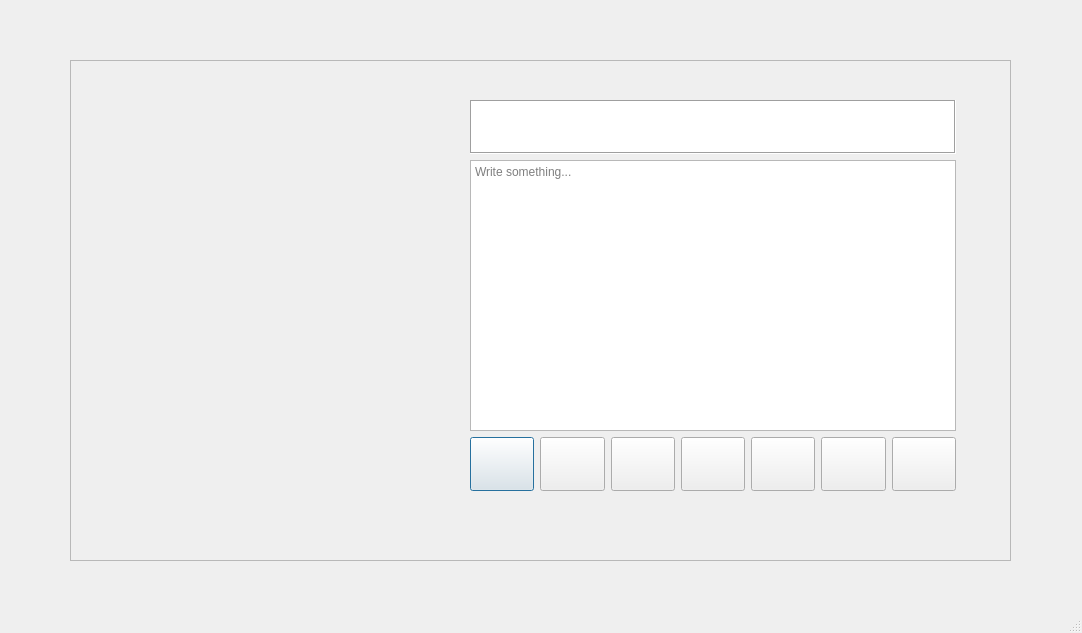
<?xml version="1.0" encoding="UTF-8"?>
<ui version="4.0">
 <class>MainWindow</class>
 <widget class="QMainWindow" name="MainWindow">
  <property name="geometry">
   <rect>
    <x>0</x>
    <y>0</y>
    <width>1082</width>
    <height>633</height>
   </rect>
  </property>
  <property name="windowTitle">
   <string>MainWindow</string>
  </property>
  <property name="dockNestingEnabled">
   <bool>true</bool>
  </property>
  <widget class="QWidget" name="centralwidget">
   <widget class="QFrame" name="frame">
    <property name="geometry">
     <rect>
      <x>70</x>
      <y>60</y>
      <width>941</width>
      <height>501</height>
     </rect>
    </property>
    <property name="frameShape">
     <enum>QFrame::StyledPanel</enum>
    </property>
    <property name="frameShadow">
     <enum>QFrame::Raised</enum>
    </property>
    <property name="lineWidth">
     <number>2</number>
    </property>
    <property name="midLineWidth">
     <number>1</number>
    </property>
    <widget class="QWidget" name="verticalLayoutWidget">
     <property name="geometry">
      <rect>
       <x>10</x>
       <y>40</y>
       <width>371</width>
       <height>391</height>
      </rect>
     </property>
     <layout class="QVBoxLayout" name="verticalLayout">
      <property name="spacing">
       <number>15</number>
      </property>
      <property name="leftMargin">
       <number>10</number>
      </property>
      <property name="topMargin">
       <number>10</number>
      </property>
      <property name="rightMargin">
       <number>10</number>
      </property>
      <property name="bottomMargin">
       <number>10</number>
      </property>
     </layout>
    </widget>
    <widget class="QWidget" name="verticalLayoutWidget_2">
     <property name="geometry">
      <rect>
       <x>400</x>
       <y>40</y>
       <width>486</width>
       <height>391</height>
      </rect>
     </property>
     <layout class="QVBoxLayout" name="verticalLayout_2" stretch="1,5,1">
      <item>
       <widget class="QPlainTextEdit" name="plainTextEdit">
        <property name="sizePolicy">
         <sizepolicy hsizetype="Minimum" vsizetype="Minimum">
          <horstretch>50</horstretch>
          <verstretch>5</verstretch>
         </sizepolicy>
        </property>
        <property name="minimumSize">
         <size>
          <width>0</width>
          <height>50</height>
         </size>
        </property>
        <property name="frameShape">
         <enum>QFrame::Box</enum>
        </property>
        <property name="verticalScrollBarPolicy">
         <enum>Qt::ScrollBarAlwaysOff</enum>
        </property>
        <property name="horizontalScrollBarPolicy">
         <enum>Qt::ScrollBarAlwaysOff</enum>
        </property>
        <property name="lineWrapMode">
         <enum>QPlainTextEdit::NoWrap</enum>
        </property>
        <property name="plainText">
         <string/>
        </property>
        <property name="placeholderText">
         <string>Title</string>
        </property>
       </widget>
      </item>
      <item>
       <widget class="QTextEdit" name="textEdit">
        <property name="verticalScrollBarPolicy">
         <enum>Qt::ScrollBarAsNeeded</enum>
        </property>
        <property name="horizontalScrollBarPolicy">
         <enum>Qt::ScrollBarAlwaysOff</enum>
        </property>
        <property name="placeholderText">
         <string>Write something...</string>
        </property>
       </widget>
      </item>
      <item>
       <layout class="QHBoxLayout" name="horizontalLayout" stretch="0,0,0,0,0,0,0">
        <property name="topMargin">
         <number>0</number>
        </property>
        <item>
         <widget class="QPushButton" name="pushButton_11">
          <property name="sizePolicy">
           <sizepolicy hsizetype="Minimum" vsizetype="Expanding">
            <horstretch>0</horstretch>
            <verstretch>0</verstretch>
           </sizepolicy>
          </property>
          <property name="text">
           <string/>
          </property>
          <property name="icon">
           <iconset resource="Resource.qrc">
            <normaloff>:/images/Vector.png</normaloff>:/images/Vector.png</iconset>
          </property>
          <property name="default">
           <bool>true</bool>
          </property>
         </widget>
        </item>
        <item>
         <widget class="QPushButton" name="pushButton_10">
          <property name="sizePolicy">
           <sizepolicy hsizetype="Minimum" vsizetype="Expanding">
            <horstretch>0</horstretch>
            <verstretch>0</verstretch>
           </sizepolicy>
          </property>
          <property name="text">
           <string/>
          </property>
          <property name="icon">
           <iconset>
            <normalon>:/images/Vector (1).png</normalon>
           </iconset>
          </property>
          <property name="flat">
           <bool>false</bool>
          </property>
         </widget>
        </item>
        <item>
         <widget class="QPushButton" name="pushButton_17">
          <property name="sizePolicy">
           <sizepolicy hsizetype="Minimum" vsizetype="Expanding">
            <horstretch>0</horstretch>
            <verstretch>0</verstretch>
           </sizepolicy>
          </property>
          <property name="text">
           <string/>
          </property>
          <property name="icon">
           <iconset>
            <normalon>:/images/Vector (2).png</normalon>
           </iconset>
          </property>
          <property name="flat">
           <bool>false</bool>
          </property>
         </widget>
        </item>
        <item>
         <widget class="QPushButton" name="pushButton_15">
          <property name="sizePolicy">
           <sizepolicy hsizetype="Minimum" vsizetype="Expanding">
            <horstretch>0</horstretch>
            <verstretch>0</verstretch>
           </sizepolicy>
          </property>
          <property name="text">
           <string/>
          </property>
          <property name="icon">
           <iconset>
            <normalon>:/images/Vector (3).png</normalon>
           </iconset>
          </property>
          <property name="flat">
           <bool>false</bool>
          </property>
         </widget>
        </item>
        <item>
         <widget class="QPushButton" name="pushButton_16">
          <property name="sizePolicy">
           <sizepolicy hsizetype="Minimum" vsizetype="Expanding">
            <horstretch>0</horstretch>
            <verstretch>0</verstretch>
           </sizepolicy>
          </property>
          <property name="text">
           <string/>
          </property>
          <property name="icon">
           <iconset>
            <normalon>:/images/Vector (4).png</normalon>
           </iconset>
          </property>
          <property name="flat">
           <bool>false</bool>
          </property>
         </widget>
        </item>
        <item>
         <widget class="QPushButton" name="pushButton_12">
          <property name="sizePolicy">
           <sizepolicy hsizetype="Minimum" vsizetype="Expanding">
            <horstretch>0</horstretch>
            <verstretch>0</verstretch>
           </sizepolicy>
          </property>
          <property name="text">
           <string/>
          </property>
          <property name="icon">
           <iconset>
            <normalon>:/images/Vector (5).png</normalon>
           </iconset>
          </property>
          <property name="flat">
           <bool>false</bool>
          </property>
         </widget>
        </item>
        <item>
         <widget class="QPushButton" name="pushButton_13">
          <property name="sizePolicy">
           <sizepolicy hsizetype="Minimum" vsizetype="Expanding">
            <horstretch>0</horstretch>
            <verstretch>0</verstretch>
           </sizepolicy>
          </property>
          <property name="styleSheet">
           <string notr="true">color: rgb(255, 0, 127);
font: 9pt &quot;Segoe UI&quot;;</string>
          </property>
          <property name="text">
           <string/>
          </property>
          <property name="icon">
           <iconset>
            <normalon>:/images/Vector (6).png</normalon>
            <activeon>../../Downloads/Vector.png</activeon>
           </iconset>
          </property>
          <property name="checkable">
           <bool>true</bool>
          </property>
          <property name="autoRepeat">
           <bool>false</bool>
          </property>
          <property name="flat">
           <bool>false</bool>
          </property>
         </widget>
        </item>
       </layout>
      </item>
     </layout>
    </widget>
   </widget>
  </widget>
  <widget class="QMenuBar" name="menubar">
   <property name="geometry">
    <rect>
     <x>0</x>
     <y>0</y>
     <width>1082</width>
     <height>22</height>
    </rect>
   </property>
  </widget>
  <widget class="QStatusBar" name="statusbar"/>
 </widget>
 <resources>
  <include location="Resource.qrc"/>
 </resources>
 <connections/>
</ui>
